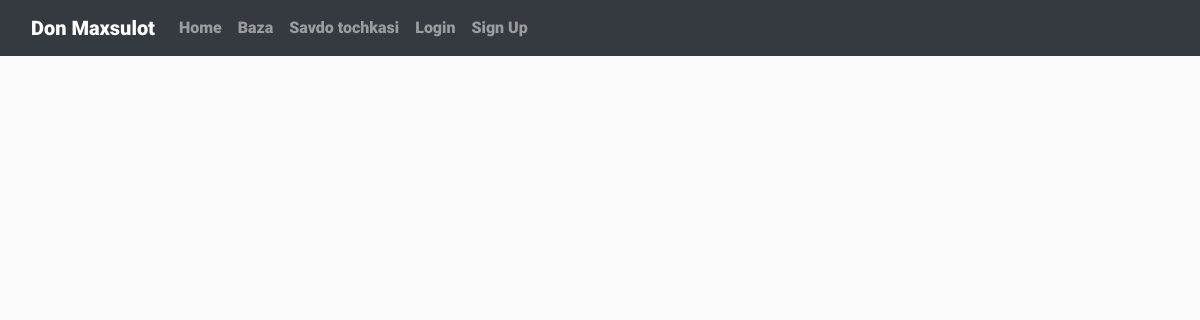
Before: / with the older database file.
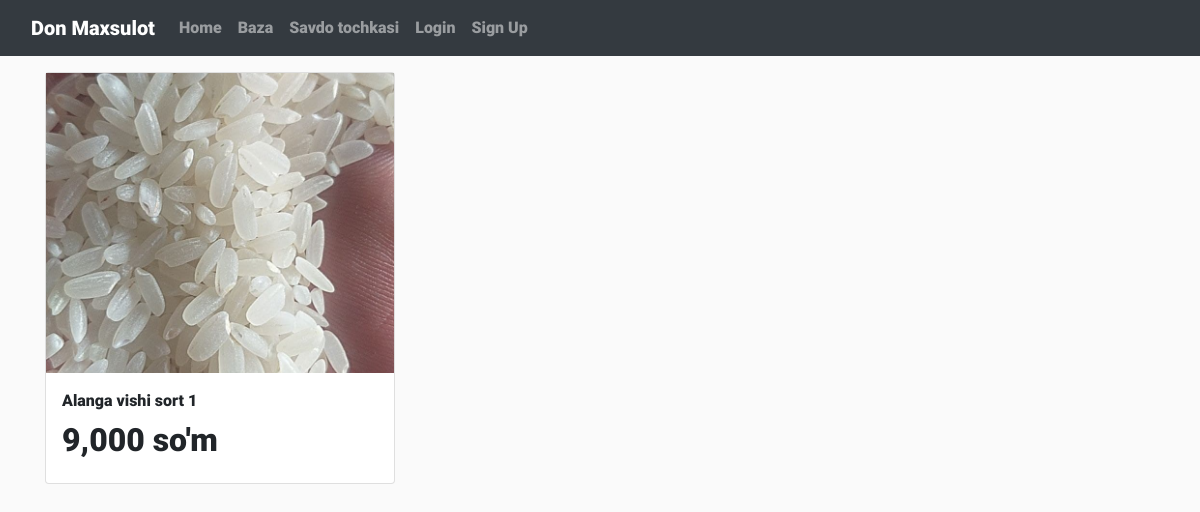
After: the same page with the newer database file.
### home/models.py (models this page shows)
class Home(models.Model):
    img = models.ImageField(null=True, blank=True, upload_to='images/')
    title = models.CharField(max_length=100)
    des = models.TextField(blank=True)
    price = models.IntegerField()

### home/views.py (the view)
# urls.py: 2. Add a URL to urlpatterns:  path('', views.home, name='home')
def home(request):
    getHome = Home.objects.all()
    if (request.method == 'GET'):
        sentObjToTemplate = {'home': getHome, 'homeForm': HomeForm}
        return checkIsAdmin(request, 'html/index.html', sentObjToTemplate, sentObjToTemplate)
    elif (request.method == 'POST'):
        createBlogToHome = HomeForm(request.POST, request.FILES)
        if createBlogToHome.is_valid():
            createBlogToHome.save()
        return redirect('home')

### home/views.py (called while the page is built)
def checkIsAdmin(request, html, sendObjToAdmin, sendObjToAnonimUser):
    if request.user.username in admins:
        sendObjToAdmin['isAdmin'] = True
        return render(request, html, sendObjToAdmin)
    else:
        if request.user.username in agentsList:
            sendObjToAnonimUser['isAgent'] = True
            return render(request, html, sendObjToAnonimUser)
        sendObjToAnonimUser['isAdmin'] = False
        return render(request, html, sendObjToAnonimUser)

### home/templates/html/index.html (shortened to what this page needs)
{% extends 'html/base.html' %}
{% load static %}
{% load indexObj %}
{% block content %}
<div class="homePage">
    <div class="container">
        <div class="row">
            {% for item in home %}
            <div class="col-md-4 col-sm-6 mt-3">
                <div class="card">
                    {% if item.img %}
                    <div class="img"
                        style="background: url('{{item.img.url}}');background-repeat: no-repeat;background-size: cover;background-position: center center;">
                    </div>
                    {% endif %}
                    <div class="p-3">
                        <div class="mb-2">{{item.title}}</div>
                        <h2 class="text-bold">
                            <span class="price numMusk">
                                {% if isAgent %}
                                {% forAgent item.price as forAgents %}
                                {{forAgents}}
                                {% else %}
                                {{item.price}}
                                {% endif %}
                            </span> so'm
                        </h2>
                    </div>
                </div>
            </div>
            {% endfor %}
        </div>
    </div>
</div>
{% endblock %}

Changed rows visible on the page:
added Home: img (picture), title "Alanga vishi sort 1", price "9,000"
